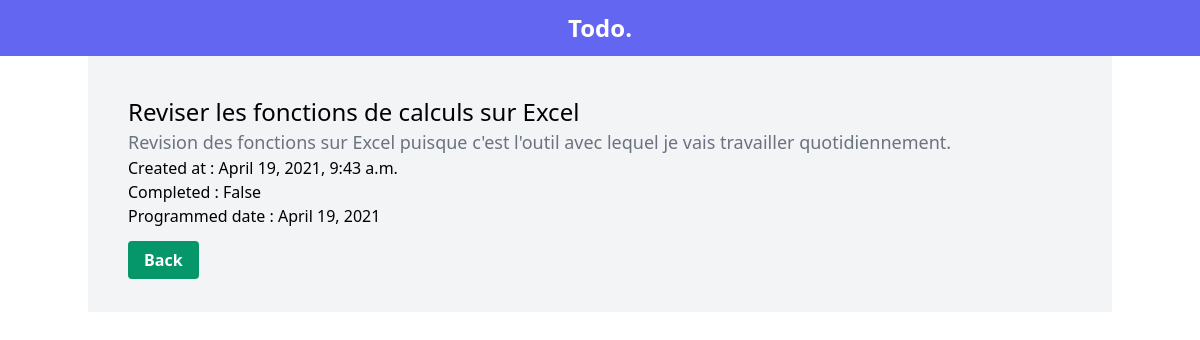
The page /detail/25 on the database its author committed.
### todo/models.py (models this page shows, shortened)
class Todo(models.Model):
    title = models.CharField(max_length=255)
    completed = models.BooleanField(default=False)
    posted_date = models.DateTimeField(auto_now_add=True)
    description = models.CharField(max_length=255)
    programmed_date = models.DateField(auto_now=False, auto_now_add=False, default=datetime.datetime.now())

### todo/views.py (the view)
# urls.py: path('detail/<str:pk>', views.detail, name="detail"),
def detail(request, pk):
    todo = Todo.objects.get(id=pk)
    context = {'todo':todo}
    return render(request, "todo/detail.html", context)

### todo/templates/todo/detail.html (shortened to what this page needs)
<!DOCTYPE html>
<html lang="en">
<head>
    <link href="https://unpkg.com/tailwindcss@^2/dist/tailwind.min.css" rel="stylesheet">
</head>
<body>
    <div class="container bg-indigo-500 text-white max-w-full flex justify-around items-center h-14">
        <p class="text-2xl font-bold">Todo.</p>
    </div>
    <div class="container p-10 bg-gray-100 mx-auto my-auto">
        <p class="text-2xl">{{todo.title}}</p>
        <p class="font-extra-light text-gray-500 text-lg">{{todo.description}}</p>
        <p>Created at : {{todo.posted_date}}</p>
        <p class="">Completed : {{todo.completed}}</p>
        <p class="mb-5">Programmed date : {{todo.programmed_date}}</p>
        <a class="bg-green-600 text-white py-2 px-4 font-semibold rounded hover:bg-green-800" href="{% url 'home' %}">Back</a>
    </div>
</body>
</html>

### rows shown on the page
Todo: title "Reviser les fonctions de calculs sur Excel", description "Revision des fonctions sur Excel puisque c'est l'outil avec lequel je vais travailler quotidiennement.", posted_date "April 19, 2021, 9:43 a.m.", completed "False", programmed_date "April 19, 2021"
